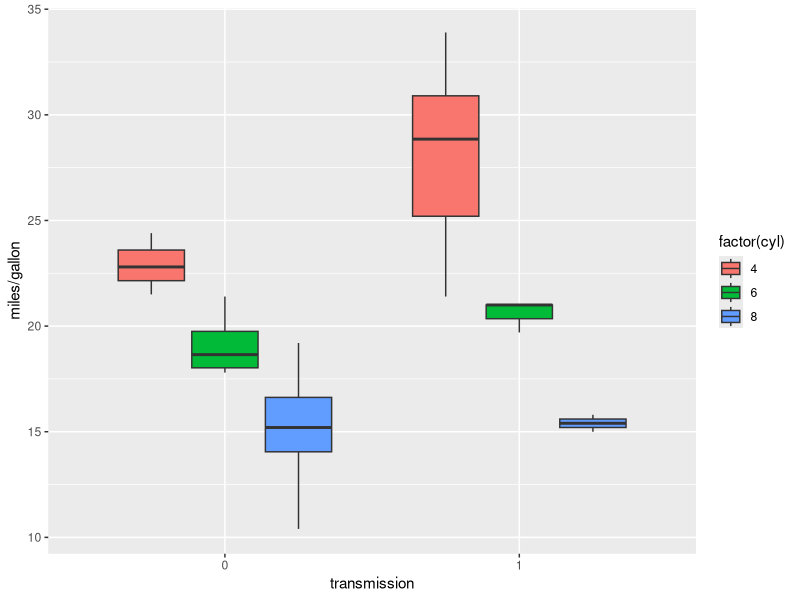
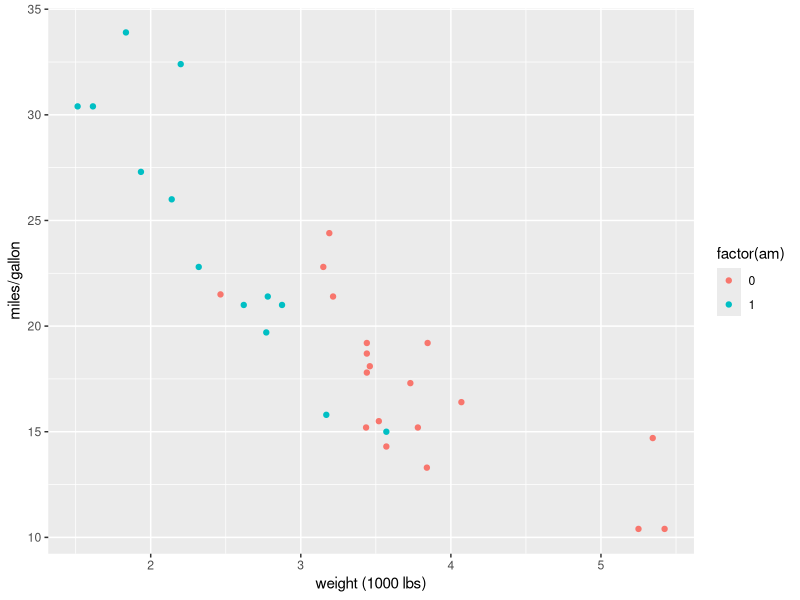
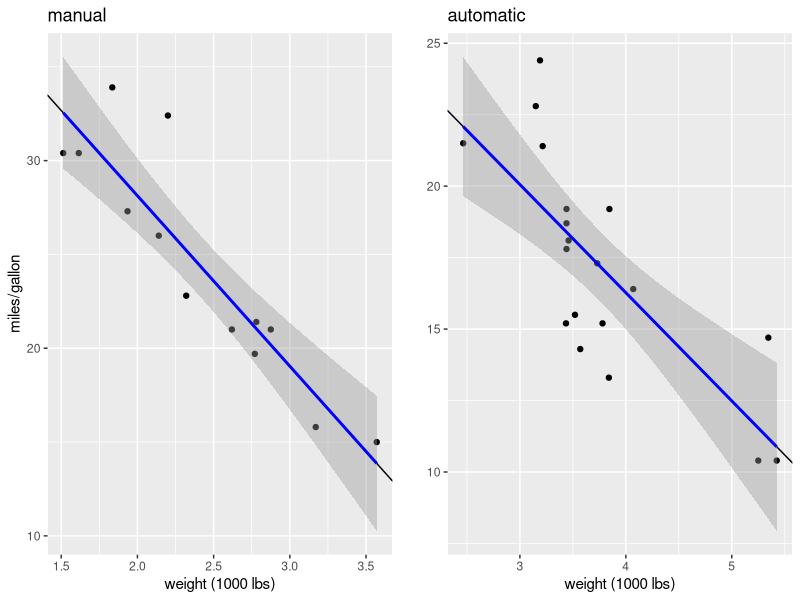

Write R code to recreate these figures, in order.
## ---- chunk 1
library("ggplot2")
require("cowplot")
## ---- chunk 2
g <- ggplot(data = mtcars, aes(y = mpg, x = factor(am), fill = factor(cyl)))
g <- g + geom_boxplot()
g <- g + xlab("transmission") + ylab("miles/gallon")
g
## ---- chunk 3
fit <- lm(mpg ~ am, data = mtcars)
coef <- summary(fit)$coefficients
coef
## ---- chunk 4
confInterval <- confint(fit)
confInterval
## ---- chunk 5
g <- ggplot(data = mtcars, aes(y = mpg, x = wt, color = factor(am)))
g <- g + geom_point() + xlab("weight (1000 lbs)") + ylab("miles/gallon")
g
## ---- chunk 6
fit2 <- lm(mpg ~ am + wt, data = mtcars)
coef2 <- summary(fit2)$coefficients
coef2
## ---- chunk 7
y1 <- mtcars$mpg[mtcars$am == 1]
x1 <- mtcars$wt[mtcars$am == 1]
data1 <- data.frame(x1, y1)
fit1 <- lm(y1 ~ mtcars$am[mtcars$am == 1] + x1)
coef1 <- summary(fit1)$coefficients
coef1
## ---- chunk 8
y0 <- mtcars$mpg[mtcars$am == 0]
x0 <- mtcars$wt[mtcars$am == 0]
data0 <- data.frame(x0, y0)
fit0 <- lm(y0 ~ mtcars$am[mtcars$am == 0] + x0)
coef0 <- summary(fit0)$coefficients
coef0
## ---- chunk 9
e1 <- resid(fit1)
yhat1 <- predict(fit1)
## ---- chunk 10
e0 <- resid(fit0)
yhat0 <- predict(fit0)
## ---- chunk 11
plot_manual <- ggplot(data1, aes(x = x1, y = y1)) + geom_point() + 
    geom_abline(intercept = coef1[1, 1], slope = coef1[2, 1]) + 
    stat_smooth(method = "lm", col = "blue") + 
    xlab("weight (1000 lbs)") + ylab("miles/gallon") + 
    ggtitle("manual")

plot_auto <- ggplot(data0, aes(x = x0, y = y0)) + geom_point() + 
    geom_abline(intercept = coef0[1, 1], slope = coef0[2, 1]) + 
    stat_smooth(method = "lm", col = "blue") + 
    xlab("weight (1000 lbs)") + ylab("") + 
    ggtitle("automatic")

plot_grid(plot_manual, plot_auto)
